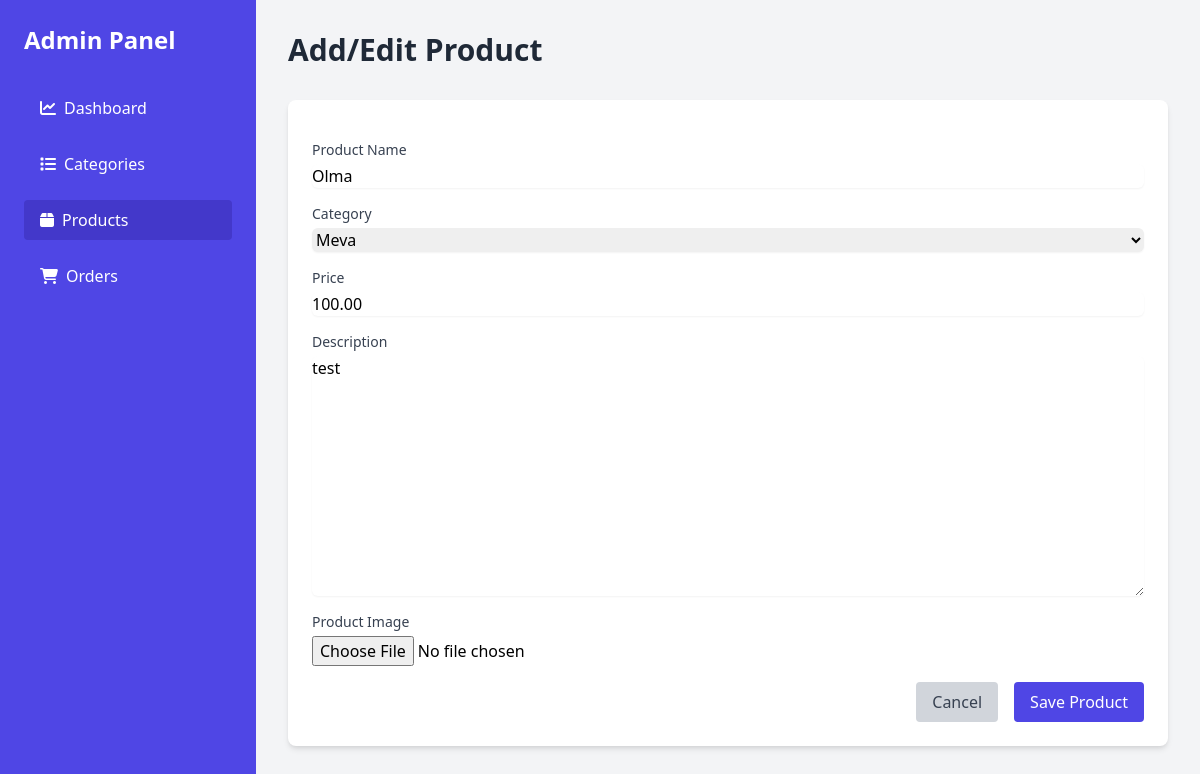
The app's page /products/update/6/ with its own data.
### products/models.py (models this page shows, shortened)
class Product(BaseModel):
   name = models.CharField(max_length=100)
   category = models.ForeignKey(Category, on_delete=models.CASCADE, related_name='products')
   price = models.DecimalField(max_digits=10, decimal_places=2)
   desc = models.TextField()
   image = models.ImageField(upload_to='products_image/')

### products/views.py (the view)
# urls.py: path('update/<int:pk>/', views.product_update, name='update'),
def product_update(request, pk):
    product = get_object_or_404(Product, pk=pk)
    if request.method == 'POST':
        form = ProductForm(request.POST, request.FILES, instance=product)
        if form.is_valid():
            form.save()
            return redirect('products:list')
        else:
            messages.error(request, 'The product name must consist of letters.')
    else:
        form = ProductForm(instance=product)
    return render(request, 'products/form.html', {'form': form, 'product': product})

### products/forms.py (shortened to what this page needs)
class ProductForm(forms.ModelForm):
    image = forms.ImageField(required=False, widget=forms.FileInput(attrs={
        'class': 'mt-1 block w-full'
    }))
    class Meta:
        model = Product
        fields = ['name', 'category', 'price', 'desc', 'image']
        widgets = {
            'name': forms.TextInput(attrs={
                'class': 'mt-1 block w-full border-gray-300 rounded-md shadow-sm focus:ring-indigo-500 focus:border-indigo-500'
            }),
            'category': forms.Select(attrs={
                'class': 'mt-1 block w-full border-gray-300 rounded-md shadow-sm focus:ring-indigo-500 focus:border-indigo-500'
            }),
            'price': forms.NumberInput(attrs={
                'class': 'mt-1 block w-full border-gray-300 rounded-md shadow-sm focus:ring-indigo-500 focus:border-indigo-500'
            }),
            'desc': forms.Textarea(attrs={
                'class': 'mt-1 block w-full border-gray-300 rounded-md shadow-sm focus:ring-indigo-500 focus:border-indigo-500'
            }),
        }

### categories/models.py (called while the page is built)
    def __str__(self):
        return self.name

### templates/products/form.html (shortened to what this page needs)
{% extends 'base.html' %}
{% block content %}
    <main class="flex-1 p-8 overflow-y-auto">
        <header class="flex justify-between items-center mb-8">
            <h2 class="text-3xl font-bold text-gray-800">Add/Edit Product</h2>
        </header>
        <div class="bg-white p-6 rounded-lg shadow-md animate-fadeIn">
            <form method="POST" class="space-y-4" enctype="multipart/form-data">
                <div>
                    <label for="name" class="block text-sm font-medium text-gray-700">Product Name</label>
                    {{ form.name }}
                </div>
                <div>
                    <label for="category" class="block text-sm font-medium text-gray-700">Category</label>
                    {{ form.category }}
                </div>
                <div>
                    <label for="price" class="block text-sm font-medium text-gray-700">Price</label>
                    {{ form.price }}
                </div>
                <div>
                    <label for="desc" class="block text-sm font-medium text-gray-700">Description</label>
                    {{ form.desc }}
                </div>
                <div>
                    <label for="image" class="block text-sm font-medium text-gray-700">Product Image</label>
                    {{ form.image }}
                </div>
                <div class="flex justify-end space-x-4">
                    <a href="{% url 'products:list' %}" class="bg-gray-300 text-gray-700 px-4 py-2 rounded hover:bg-gray-400 transition-colors duration-200">Cancel</a>
                    <button type="submit" class="bg-indigo-600 text-white px-4 py-2 rounded hover:bg-indigo-700 transition-colors duration-200">Save Product</button>
                </div>
            </form>
        </div>
    </main>
{% endblock %}

### static/css/styles.css (style rules this page uses)
.animate-fadeIn { animation: fadeIn 0.5s ease-in-out; }

### records on screen
Product: name "Olma", category "Meva", price "100.00", desc "test"
